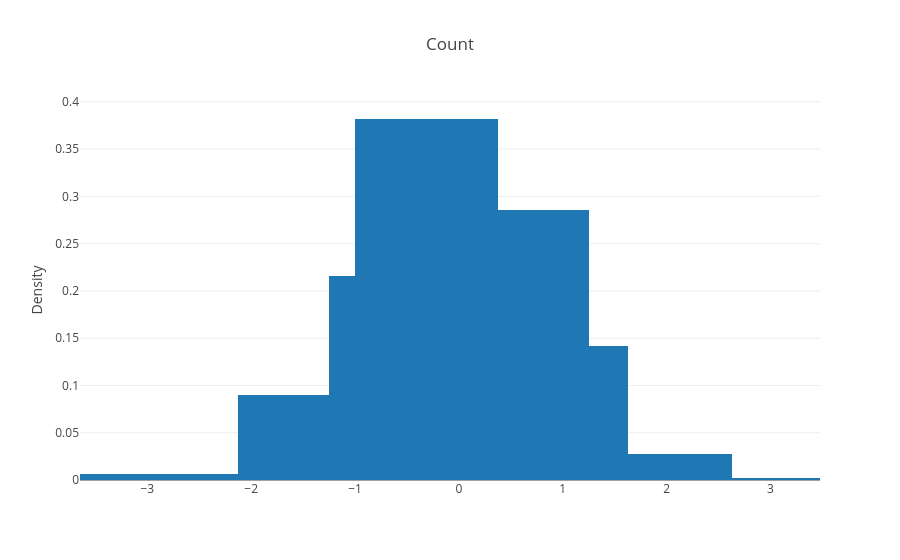

Notebook source saved alongside this figure:
### Markdown cell above
## Example 2: Different Normalization Modes

Khisto supports multiple normalization modes: count, percent, probability, and density.

### Code cell
# Count (default)
fig = histogram(x=data, title="Count")
fig.show()

### Figure 1 — Plotly figure (JSON) as saved in the notebook; plotly's stock layout.template omitted (floating-point values rounded to 4 significant figures)
{"data": [{"customdata": [[-3.648, -2.125], [-2.125, -1.25], [-1.25, -1], [-1, 0.375], [0.375, 1.25], [1.25, 1.625], [1.625, 2.625], [2.625, 3.477]], "hovertemplate": "Bin: [%{customdata[0]:.4g}, %{customdata[1]:.4g})<br>Density: %{y}<br><extra></extra>", "type": "bar", "width": [1.523, 0.875, 0.25, 1.375, 0.875, 0.375, 1, 0.8516], "x": [-2.887, -1.688, -1.125, -0.3125, 0.8125, 1.438, 2.125, 3.051], "y": [0.005908, 0.09029, 0.216, 0.3818, 0.2857, 0.1413, 0.028, 0.002349]}], "layout": {"bargap": 0, "bargroupgap": 0, "title": {"text": "Count"}, "xaxis": {"title": {}}, "yaxis": {"title": {"text": "Density"}}}}
